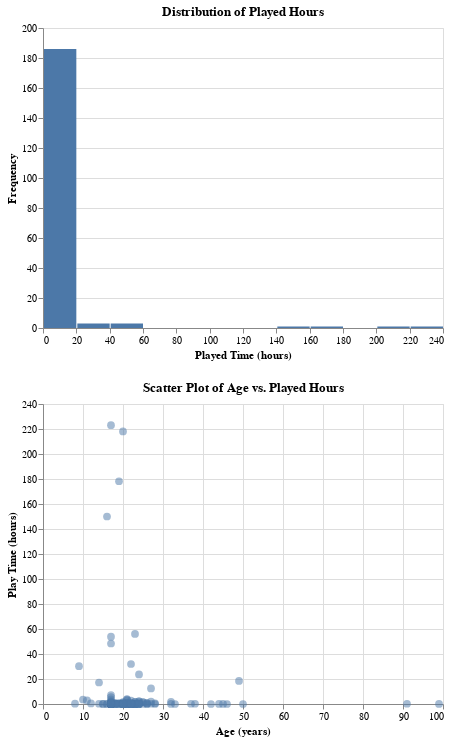

Source (notebook cell):
### Markdown cell above
The relationship between the relavent variables are visualized and inspected via graphs.

### Code cell
played_hours_chart = alt.Chart(players_df).mark_bar().encode(
    alt.X('played_hours:Q', bin=alt.Bin(maxbins=20), title='Played Time (hours)'),
    alt.Y('count()', title='Frequency')
).properties(
    title='Distribution of Played Hours',
    width=400,
    height=300
)

age_vs_playtime = alt.Chart(players_df).mark_circle(size=60, opacity=0.5).encode(
    alt.X('age:Q', title='Age (years)'),
    alt.Y('played_hours:Q', title='Play Time (hours)'),
    tooltip=['age', 'played_hours']
).properties(
    title='Scatter Plot of Age vs. Played Hours',
    width=400,
    height=300
)

played_hours_chart & age_vs_playtime

### Figure 1 — Vega-Lite specification as saved in the notebook (floating-point values rounded to 4 significant figures; data arrays with more than 128 entries replaced by an {"elided": "..."} marker saying what was removed)
{"config": {"view": {"continuousWidth": 300, "continuousHeight": 300}}, "vconcat": [{"mark": {"type": "bar"}, "encoding": {"x": {"bin": {"maxbins": 20}, "field": "played_hours", "title": "Played Time (hours)", "type": "quantitative"}, "y": {"aggregate": "count", "title": "Frequency", "type": "quantitative"}}, "height": 300, "title": "Distribution of Played Hours", "width": 400}, {"mark": {"type": "circle", "opacity": 0.5, "size": 60}, "encoding": {"tooltip": [{"field": "age", "type": "quantitative"}, {"field": "played_hours", "type": "quantitative"}], "x": {"field": "age", "title": "Age (years)", "type": "quantitative"}, "y": {"field": "played_hours", "title": "Play Time (hours)", "type": "quantitative"}}, "height": 300, "title": "Scatter Plot of Age vs. Played Hours", "width": 400}], "data": {"name": "data-5ed4194a842caecf700eb109c7b4a004"}, "$schema": "https://vega.github.io/schema/vega-lite/v5.20.1.json", "datasets": {"data-5ed4194a842caecf700eb109c7b4a004": {"elided": "196 records"}}}
